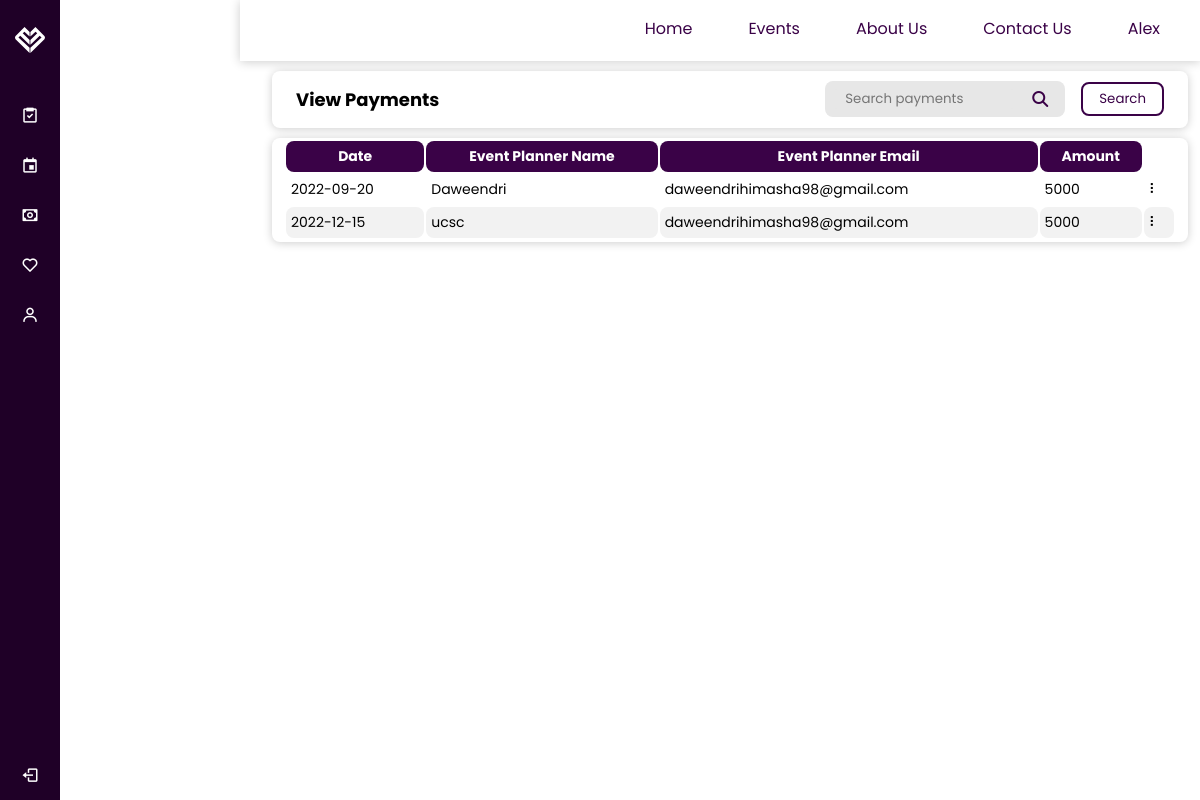
The page /customer/ViewPayments.php (signed in) on the database its author committed.
### tables this page shows
CREATE TABLE `payments` (
  `id` int(10) NOT NULL,
  `name` varchar(255) DEFAULT NULL,
  `email` varchar(255) DEFAULT NULL,
  `account` varchar(255) DEFAULT NULL,
  `date` varchar(255) DEFAULT NULL,
  `ammount` varchar(255) DEFAULT NULL
);

### customer/ViewPayments.php (the view, shortened to what this page needs)
<?php
include('customer_sidenav.php');
include('customer_header.php');
?>
<!DOCTYPE html>
<html>
<head>
    <link rel="stylesheet" href="../css/eventPlannerMain.css">
</head>
<body>
    <div class="grid-container-payments">
        <div class="gridSearch">
            <div class="searchSec">
                <div class="page-title"> View Payments </div>
                <div class="input-container">
                    <input class="input-field" type="text" placeholder="Search payments" name="search">
                    <i class="fa fa-search icon"></i>
                </div>
                <button type="submit" class="srcButton">Search</button>
            </div>
        </div>
        <div class="gridMain">
            <table>
                <thead>
                    <tr>
                        <th>Date</th>
                        <th>Event Planner Name</th>
                        <th>Event Planner Email</th>
                        <th>Amount</th>
                    </tr>
                </thead>
                <tbody>
                    <?php
                    $sName = "localhost";
                    $uName = "root";
                    $pass = "";
                    $db_name = "auth_db";
                    $conn = mysqli_connect($sName, $uName, $pass, $db_name);
                    $sql = "SELECT * FROM `payments`";
                    $result = mysqli_query($conn, $sql);
                    while ($row = mysqli_fetch_assoc($result)) {
                    ?>
                        <tr>
                            <td><?php echo $row['date'] ?></td>
                            <td><?php echo $row['name'] ?></td>
                            <td><?php echo $row['email'] ?></td>
                            <td><?php echo $row['ammount'] ?></td>
                            <td>&#10247</td>
                        <?php
                    }
                        ?>
                        </tr>
                </tbody>
            </table>
        </div>
    </div>
</body>
</html>

### css/sidenav.css (style rules this page uses)
* { margin: 0; padding: 0; box-sizing: border-box; font-family: 'Poppins', sans-serif; }

### css/navigationBar.css (style rules this page uses)
* { margin: 0; padding: 0; box-sizing: border-box; font-family: 'Poppins', sans-serif; }
:root { --mainColor: #490258; --secondColor: #D0AFF4; --mainGradient: linear-gradient(94.56deg, #6C429C 0%, #7D56AA 100%); }

### css/eventPlannerMain.css (style rules this page uses)
body { font-family: 'Nunito'; background: #FAFAFA; width: 100%; height: 100%; margin: 0; padding: 0; background: #fff; }
:root { --mainColor: #3a0247; --secondColor: #D0AFF4; --mainGradient: linear-gradient(94.56deg, #6C429C 0%, #7D56AA 100%); }
.grid-container-payments { margin-left: 240px; }
.gridSearch, .gridMain { border-radius: 0.5rem; margin: 0 1vw; padding: 0.2vh 1vw; box-shadow: 0 1px 10px 0 rgba(0, 0, 0, 0.2); }
.gridSearch { grid-area: search; }
.gridMain { grid-area: main; }
.grid-container-payments { display: grid; grid-template-areas: 'search' 'main'; gap: 10px; padding: 10px 0 10px 20px; }
table { width: 100%; border-radius: .5rem; font-size: 14px; }
th { background-color: var(--mainColor); color: white; padding: 1rem; text-align: center; }
th, td { padding: 5px; border-radius: .5rem; }
tr:nth-child(even) { background-color: #f2f2f2; }
.searchSec { display: flex; align-items: center; flex-grow: 1; padding: 0.5vh 1vw; position: relative; justify-content: start; }
.input-container { display: -ms-flexbox; display: flex; width: 240px; background-color: rgb(231, 231, 231); vertical-align: middle; align-items: center; border-radius: 0.5rem; padding-left: 0.5rem; margin: 5px 0; }
.searchSec .input-field { padding: 0 12px; }
.page-title { flex-grow: 1; font-size: 18px; font-weight: 900px; font-weight: 700; }
.icon { padding: 10px; min-width: 50px; text-align: center; color: var(--mainColor); }
.input-field { width: 100%; padding: 0.5rem; outline: none !important; border: 0 !important; background-color: rgb(231, 231, 231); }
.srcButton { border: 2px solid var(--mainColor); color: var(--mainColor); background-color: #fff; text-align: center; display: inline-block; cursor: pointer; border-radius: .5rem; padding: 5px 1rem; margin-left: 1rem; }
input[type=text], select, textarea { width: 100%; padding: 12px; border: 1px solid #ccc; border-radius: 4px; resize: vertical; }

### rows shown on the page
payments: date "2022-09-20", name "Daweendri", email "daweendrihimasha98@gmail.com", ammount "5000"
payments: date "2022-12-15", name "ucsc", email "daweendrihimasha98@gmail.com", ammount "5000"

### other values the page prints
$_SESSION['fname'] "Alex"
